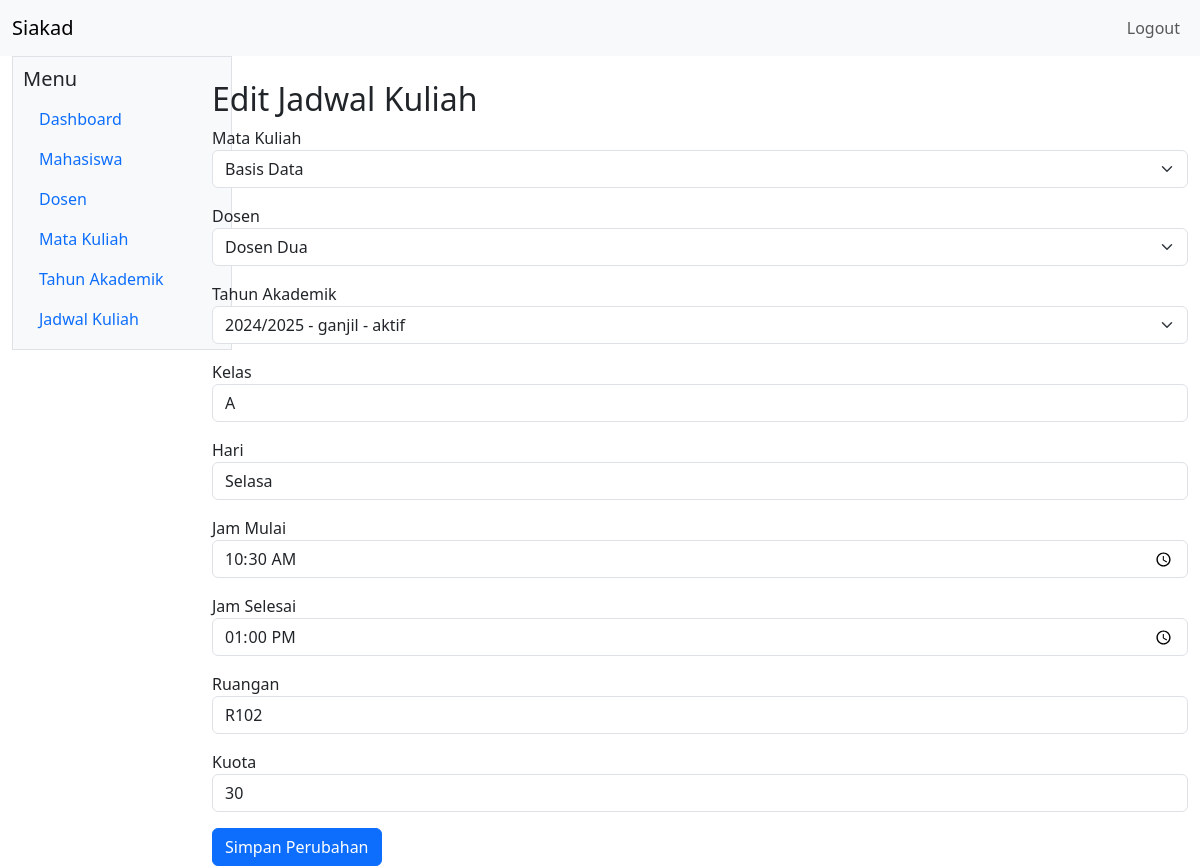
The page /admin/jadwal-kuliah/edit.php?id=2 (signed in) on the database its author committed.
### tables this page shows
CREATE TABLE jadwal_kuliah (
    id_jadwal INT AUTO_INCREMENT PRIMARY KEY,
    id_mata_kuliah INT NOT NULL,
    id_dosen INT NOT NULL,
    id_tahun_akademik INT NOT NULL,
    kelas VARCHAR(20) NOT NULL,
    hari VARCHAR(20) NOT NULL,
    jam_mulai TIME NOT NULL,
    jam_selesai TIME NOT NULL,
    ruangan VARCHAR(50) NOT NULL,
    kuota INT UNSIGNED NOT NULL DEFAULT 30,
    CONSTRAINT fk_jadwal_mata_kuliah FOREIGN KEY (id_mata_kuliah) REFERENCES mata_kuliah (id_mata_kuliah) ON UPDATE CASCADE ON DELETE RESTRICT,
    CONSTRAINT fk_jadwal_dosen FOREIGN KEY (id_dosen) REFERENCES dosen (id_dosen) ON UPDATE CASCADE ON DELETE RESTRICT,
    CONSTRAINT fk_jadwal_tahun_akademik FOREIGN KEY (id_tahun_akademik) REFERENCES tahun_akademik (id_tahun_akademik) ON UPDATE CASCADE ON DELETE RESTRICT,
    UNIQUE KEY uq_jadwal (id_mata_kuliah, id_dosen, id_tahun_akademik, kelas)
);

CREATE TABLE mata_kuliah (
    id_mata_kuliah INT AUTO_INCREMENT PRIMARY KEY,
    kode_mata_kuliah VARCHAR(20) NOT NULL UNIQUE,
    nama_mata_kuliah VARCHAR(100) NOT NULL,
    sks TINYINT UNSIGNED NOT NULL,
    semester TINYINT UNSIGNED NOT NULL
);

CREATE TABLE dosen (
    id_dosen INT AUTO_INCREMENT PRIMARY KEY,
    id_user INT NOT NULL UNIQUE,
    nidn VARCHAR(30) NOT NULL UNIQUE,
    nama_dosen VARCHAR(100) NOT NULL,
    email VARCHAR(100) NULL UNIQUE,
    no_telepon VARCHAR(20) NULL,
    CONSTRAINT fk_dosen_users FOREIGN KEY (id_user) REFERENCES users (id_user) ON UPDATE CASCADE ON DELETE CASCADE
);

CREATE TABLE tahun_akademik (
    id_tahun_akademik INT AUTO_INCREMENT PRIMARY KEY,
    tahun_akademik VARCHAR(20) NOT NULL,
    semester ENUM('ganjil', 'genap') NOT NULL,
    status ENUM('aktif', 'nonaktif') NOT NULL DEFAULT 'nonaktif',
    UNIQUE KEY uq_tahun_semester (tahun_akademik, semester)
);

### config/functions.php (called while the page is built, shortened)
<?php
function e($str) {
    return htmlspecialchars($str, ENT_QUOTES, 'UTF-8');
}
?>

### admin/jadwal-kuliah/edit.php (the view, shortened to what this page needs)
<?php
require_once __DIR__ . '/../../config/auth.php';
$id = intval($_GET['id'] ?? 0);
$stmt = $mysqli->prepare('SELECT * FROM jadwal_kuliah WHERE id_jadwal = ? LIMIT 1');
$stmt->bind_param('i', $id);
$stmt->execute();
$row = $stmt->get_result()->fetch_assoc();
$mataKuliah = $mysqli->query('SELECT id_mata_kuliah, nama_mata_kuliah FROM mata_kuliah ORDER BY nama_mata_kuliah');
$dosenList = $mysqli->query('SELECT id_dosen, nama_dosen FROM dosen ORDER BY nama_dosen');
$tahunList = $mysqli->query('SELECT id_tahun_akademik, tahun_akademik, semester, status FROM tahun_akademik ORDER BY id_tahun_akademik DESC');
require_once __DIR__ . '/../../includes/header.php';
?>
  <div class="col-2">
    <?php require_once __DIR__ . '/../../includes/sidebar.php'; ?>
  </div>
  <div class="col-10 mt-4">
    <h2>Edit Jadwal Kuliah</h2>
    <form method="post">
      <div class="mb-3">
        <label>Mata Kuliah</label>
        <select name="id_mata_kuliah" class="form-select" required>
          <?php while ($mk = $mataKuliah->fetch_assoc()): ?>
            <option value="<?php echo $mk['id_mata_kuliah']; ?>" <?php echo $row['id_mata_kuliah'] == $mk['id_mata_kuliah'] ? 'selected' : ''; ?>><?php echo e($mk['nama_mata_kuliah']); ?></option>
          <?php endwhile; ?>
        </select>
      </div>
      <div class="mb-3">
        <label>Dosen</label>
        <select name="id_dosen" class="form-select" required>
          <?php while ($d = $dosenList->fetch_assoc()): ?>
            <option value="<?php echo $d['id_dosen']; ?>" <?php echo $row['id_dosen'] == $d['id_dosen'] ? 'selected' : ''; ?>><?php echo e($d['nama_dosen']); ?></option>
          <?php endwhile; ?>
        </select>
      </div>
      <div class="mb-3">
        <label>Tahun Akademik</label>
        <select name="id_tahun_akademik" class="form-select" required>
          <?php while ($ta = $tahunList->fetch_assoc()): ?>
            <option value="<?php echo $ta['id_tahun_akademik']; ?>" <?php echo $row['id_tahun_akademik'] == $ta['id_tahun_akademik'] ? 'selected' : ''; ?>><?php echo e($ta['tahun_akademik'] . ' - ' . $ta['semester'] . ' - ' . $ta['status']); ?></option>
          <?php endwhile; ?>
        </select>
      </div>
      <div class="mb-3"><label>Kelas</label><input type="text" name="kelas" class="form-control" value="<?php echo e($row['kelas']); ?>" required></div>
      <div class="mb-3"><label>Hari</label><input type="text" name="hari" class="form-control" value="<?php echo e($row['hari']); ?>" required></div>
      <div class="mb-3"><label>Jam Mulai</label><input type="time" name="jam_mulai" class="form-control" value="<?php echo e(substr($row['jam_mulai'], 0, 5)); ?>" required></div>
      <div class="mb-3"><label>Jam Selesai</label><input type="time" name="jam_selesai" class="form-control" value="<?php echo e(substr($row['jam_selesai'], 0, 5)); ?>" required></div>
      <div class="mb-3"><label>Ruangan</label><input type="text" name="ruangan" class="form-control" value="<?php echo e($row['ruangan']); ?>" required></div>
      <div class="mb-3"><label>Kuota</label><input type="number" name="kuota" class="form-control" min="1" value="<?php echo e($row['kuota']); ?>" required></div>
      <button class="btn btn-primary">Simpan Perubahan</button>
    </form>
  </div>
<?php require_once __DIR__ . '/../../includes/footer.php'; ?>

### rows shown on the page
jadwal_kuliah: id_mata_kuliah "Basis Data", id_dosen "Dosen Dua", id_tahun_akademik "2024/2025 - ganjil - aktif", kelas "A", hari "Selasa", jam_mulai "10:30", jam_selesai "13:00", ruangan "R102", kuota "30"
